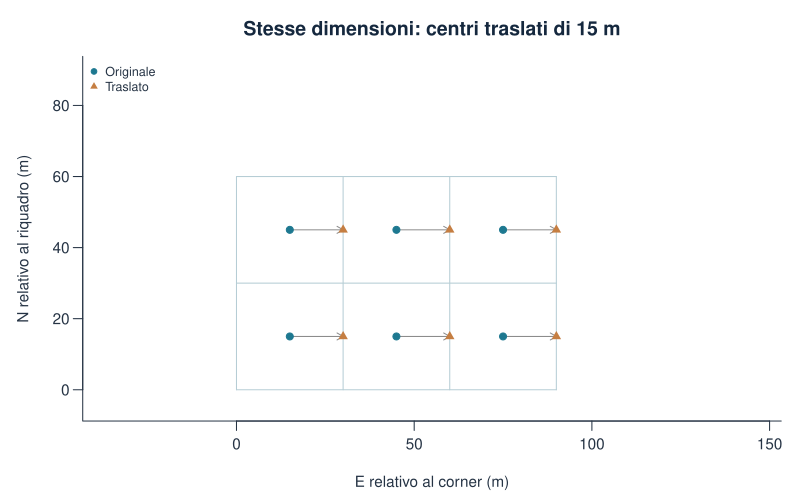

The R source for this figure:
celle <- c(1:3,31:33)
a <- terra::xyFromCell(r,celle);b <- terra::xyFromCell(spostato,celle)
a <- sweep(a,2,c(500000,4999940),"-");b <- sweep(b,2,c(500000,4999940),"-")
stile_grafico()
plot(a,type="n",asp=1,xlim=c(-5,115),ylim=c(-5,90),
  xlab="E relativo al corner (m)",ylab="N relativo al riquadro (m)",
  main="Stesse dimensioni: centri traslati di 15 m")
for(x in seq(0,90,30)) segments(x,0,x,60,col="#B6CDD5")
for(y in seq(0,60,30)) segments(0,y,90,y,col="#B6CDD5")
arrows(a[,1],a[,2],b[,1],b[,2],length=.07,col="grey55")
points(a,pch=19,col=palette_geo[1]);points(b,pch=17,col=palette_geo[2])
legend("topleft",c("Originale","Traslato"),pch=c(19,17),col=palette_geo[1:2],bty="n",cex=.8)
write.csv(risultato,percorso_risultati("disallineamento.csv"),row.names=FALSE)
write.csv(audit,percorso_risultati("ricampionamento.csv"),row.names=FALSE)
